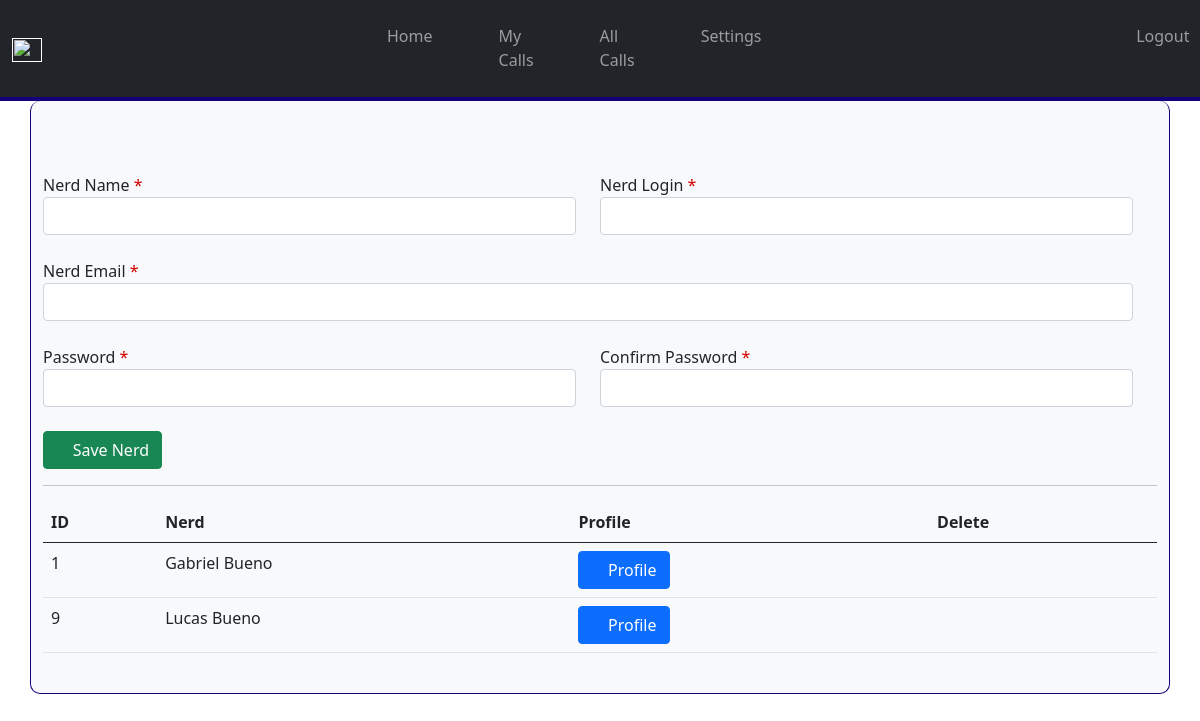
Before: /nerds/list with the older database file.
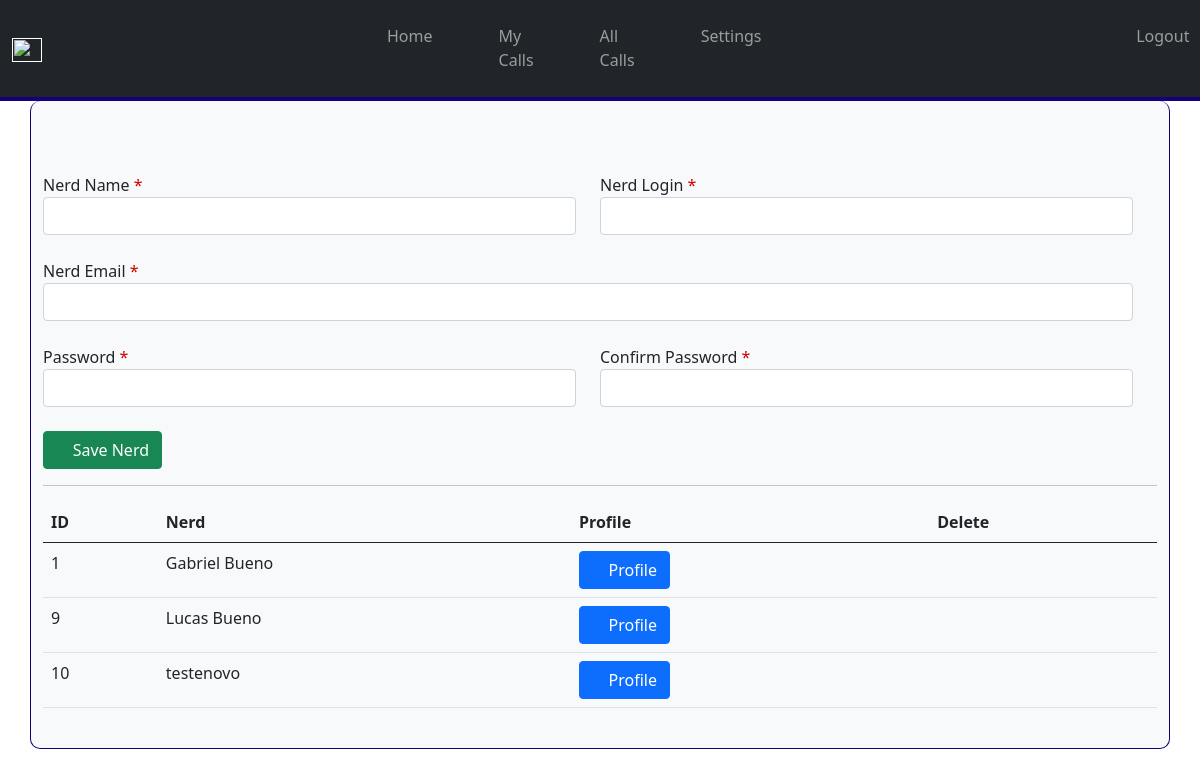
After: the same page with the newer database file.
### nerds/models.py (models this page shows)
class Nerd(models.Model):
    nerdName = models.CharField(max_length=120,null=False,blank=False)
    nerdFowards = models.IntegerField(default=0,null=False,blank=False)
    nerdLogin = models.CharField(max_length=30,default=0,null=False,blank=False)

### nerds/views.py (the view)
# urls.py: path('nerds/list', nerd_list_view, name='nerds'),
def nerd_list_view(request, *args, **kwargs):
    context = {
        "nerds": Nerd.objects.all()
    }
    return render(request, 'nerds/list.html', context)

### templates/nerds/list.html (shortened to what this page needs)
{% extends 'base.html' %}
{% block content %}
<div class="row">
    <form action="{% url 'nerdscreate' %}"  class="row g-4"  method="POST">{% csrf_token%}
        <div class="col-md-6">
            <div class="form-group">
                <label class="control-label">Nerd Name <span class="required">*</span></label>
                <input type="text" name="nerdName" required class="form-control">
            </div>
        </div>
        <div class="col-md-6">
            <div class="form-group">
                <label class="control-label">Nerd Login <span class="required">*</span></label>
                <input type="text" name="nerdLogin" required class="form-control">
            </div>
        </div>
        <div class="col-md-12">
            <div class="form-group">
                <label class="control-label">Nerd Email <span class="required">*</span></label>
                <input type="text" name="nerdEmail" required class="form-control">
            </div>
        </div>
        <div class="col-md-6">
            <div class="form-group">
                <label class="control-label">Password <span class="required">*</span></label>
                <input type="password" name="pass" required class="form-control">
            </div>
        </div>
        <div class="col-md-6">
            <div class="form-group">
                <label class="control-label">Confirm Password <span class="required">*</span></label>
                <input type="password" name="confirmPass" required class="form-control">
            </div>
        </div>
        <div class="col-md-12">
            <div class="form-group">
                <button class="btn btn-success"><i class="fa fa-save"></i> Save Nerd</button>
            </div>
        </div>
    </form>
</div>
{% if nerds %}
<hr>
<div class="row">
    <div class="col-md-12">
        <div class="table-scrollable">
            <table class="table table-hover">
                <thead>
                    <tr>
                        <th>ID</th>
                        <th>Nerd</th>
                        <th>Profile</th>
                        <th>Delete</th>
                    </tr>
                </thead>
                <tbody>
                    {% for nerd in nerds %}
                    <tr>
                        <td>{{nerd.id}}</td>
                        <td>{{nerd.nerdName}}</td>
                        <td><a class="btn btn-primary" href="{% url 'nerdsdetail' nerd.id %}"> <i class="fa fa-eye"></i>
                                Profile</a> </td>
                        <td><a href="{% url 'nerdsdelete' id=nerd.id %}" class="btn "><i class="fa fa-times"></i></a>
                        </td>
                    </tr>
                    {% endfor %}
                </tbody>
            </table>
        </div>
    </div>
</div>
{% endif %}
{% endblock content %}

Changed rows visible on the page:
added Nerd: id "10", nerdName "testenovo"
